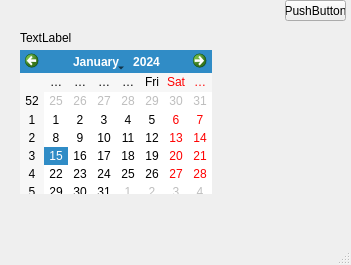
<?xml version="1.0" encoding="UTF-8"?>
<ui version="4.0">
 <class>NewWindow</class>
 <widget class="QMainWindow" name="NewWindow">
  <property name="geometry">
   <rect>
    <x>0</x>
    <y>0</y>
    <width>351</width>
    <height>265</height>
   </rect>
  </property>
  <property name="windowTitle">
   <string>MainWindow</string>
  </property>
  <widget class="QWidget" name="centralwidget">
   <widget class="QPushButton" name="pushButton">
    <property name="geometry">
     <rect>
      <x>285</x>
      <y>0</y>
      <width>61</width>
      <height>21</height>
     </rect>
    </property>
    <property name="text">
     <string>PushButton</string>
    </property>
   </widget>
   <widget class="QLabel" name="label">
    <property name="geometry">
     <rect>
      <x>20</x>
      <y>30</y>
      <width>111</width>
      <height>16</height>
     </rect>
    </property>
    <property name="text">
     <string>TextLabel</string>
    </property>
   </widget>
   <widget class="QCalendarWidget" name="calendarWidget">
    <property name="geometry">
     <rect>
      <x>20</x>
      <y>50</y>
      <width>192</width>
      <height>144</height>
     </rect>
    </property>
   </widget>
  </widget>
  <widget class="QStatusBar" name="statusbar"/>
 </widget>
 <resources/>
 <connections/>
</ui>
